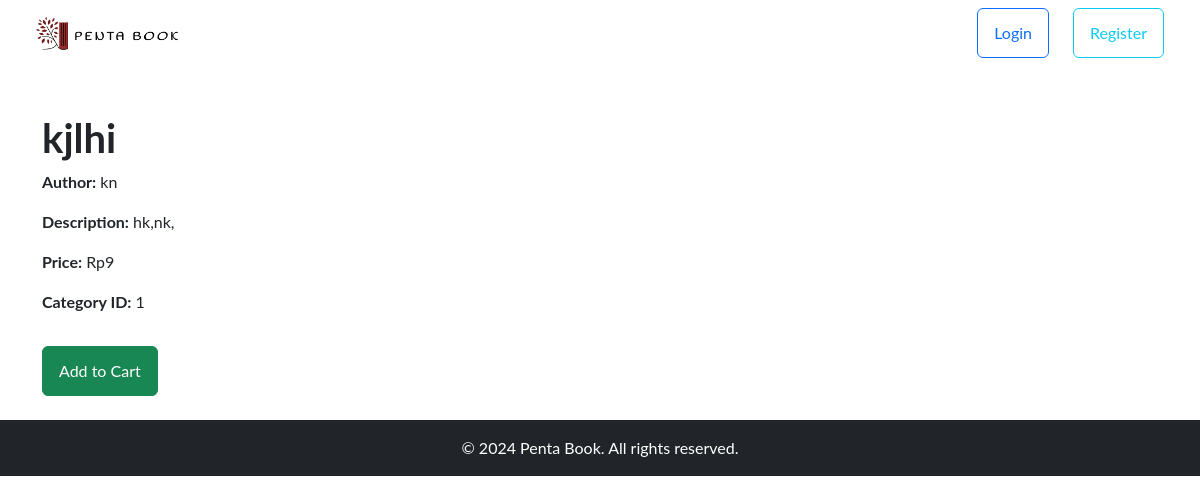
Before: /book/6 with the older database file.
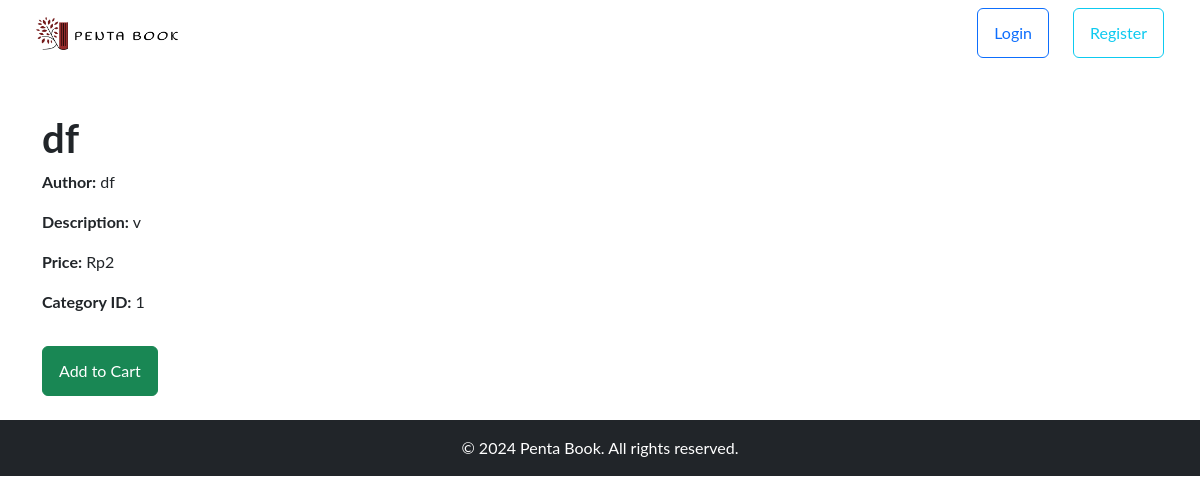
After: the same page with the newer database file.
### tables this page shows
CREATE TABLE "books"
(
    book_id     INTEGER
        primary key autoincrement,
    category_id integer
        references categories,
    shop_id     integer
        references shop,
    book_name   TEXT,
    isbn        integer,
    author      TEXT,
    desc        TEXT,
    price       REAL,
    stock       integer,
    img_url     TEXT
);

### app.py (the view)
@app.route('/book/<int:book_id>')
def book(book_id):
    try:
        db = get_db()
        cur = db.execute('SELECT * FROM books WHERE book_id = ?', (book_id,))
        book = cur.fetchone()
        return render_template('customer/book.html', book=book, format_currency=format_currency)
    except Exception as e:
        flash(f'An error occurred: {e}', 'danger')
        return redirect(url_for('index'))

### app.py (called while the page is built)
def get_db():
    if 'db' not in g:
        g.db = sqlite3.connect(app.config['DATABASE'])
        g.db.row_factory = sqlite3.Row
    return g.db

def format_currency(value):
    if value is None:
        return "Rp0"  # Atau format default lainnya
    return f'Rp{value:,.0f}'.replace(',', '.')

### templates/customer/book.html (shortened to what this page needs)
{% extends "customer/base.html" %}
{% block content %}
    <div class="book-detail mt-5">
        <h1>{{ book.book_name }}</h1>
        <p><strong>Author:</strong> {{ book.author }}</p>
        <p><strong>Description:</strong> {{ book.desc }}</p>
        <p><strong>Price:</strong> {{ format_currency(book.price) }}</p>
        {% if book.category_id %}
        <p><strong>Category ID:</strong> {{ book.category_id }}</p>
        {% endif %}
        <form action="{{ url_for('add_to_cart', book_id=book.book_id) }}" method="post">
            <button type="submit" class="btn btn-success mt-3">Add to Cart</button>
        </form>
    </div>
{% endblock %}

Changed rows visible on the page:
changed books: book_name "kjlhi" → "df"; author "kn" → "df"; desc "hk,nk," → "v"; price "Rp9" → "Rp2"
